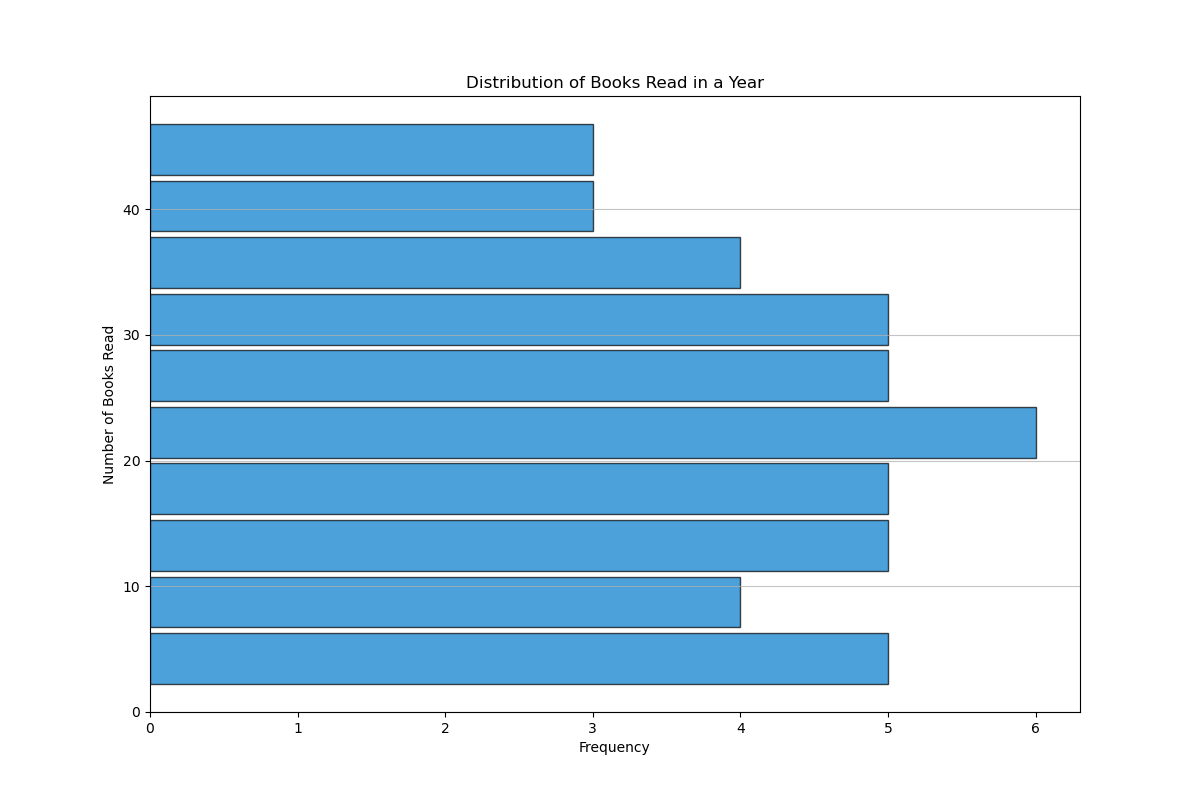

Recreate this plot in Python.

import matplotlib.pyplot as plt

# Assuming data_points is a list obtained from the above table's 'Books_Read' column
data_points = [
    5, 8, 12, 18, 22, 25, 18, 30, 34, 37,
    15, 20, 25, 28, 14, 21, 29, 33, 36, 41,
    9, 16, 24, 31, 3, 7, 13, 20, 35, 23,
    27, 11, 17, 26, 4, 19, 32, 38, 42, 44,
    45, 47, 2, 6, 10
]

plt.figure(figsize=(12, 8))  # Change the width and height of the chart
plt.hist(
    data_points,
    bins=10,  # Change the band width/height for histograms
    orientation='horizontal',  # Change the direction of chart
    color='#007acc',  # Modify the color scheme
    edgecolor='#000000',  # Adding an edge color for clarity
    alpha=0.7,  # Making histogram slightly transparent
    rwidth=0.9  # Change width of histograms
)

plt.title('Distribution of Books Read in a Year')
plt.xlabel('Frequency')
plt.ylabel('Number of Books Read')
plt.grid(axis='y', alpha=0.75)  # Adding a grid on the y-axis

plt.show()
